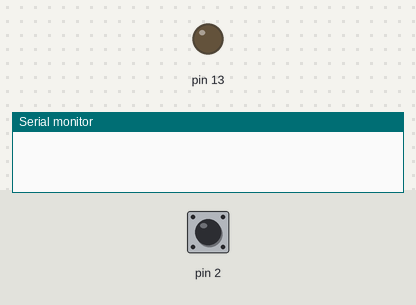
The sketch below on a simulated Arduino Uno, built with avr-gcc and run on an emulated ATmega328P. Parts: output pins drawn as LEDs (lit = HIGH), the last lines printed to the serial monitor. The inputs (shaded band) are chosen by the test bench; at power-on: pin 2 HIGH.

Above: at 1.2 s.
1.3 s: pin 2 pulled LOW for 0.15 s
At 2.4 s:
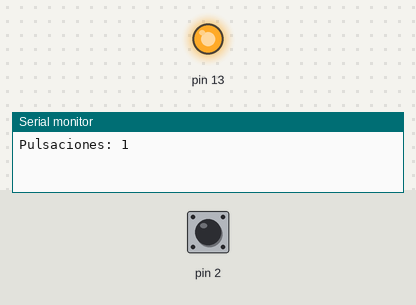
2.9 s: pin 2 pulled LOW for 1 s
At 3.6 s:
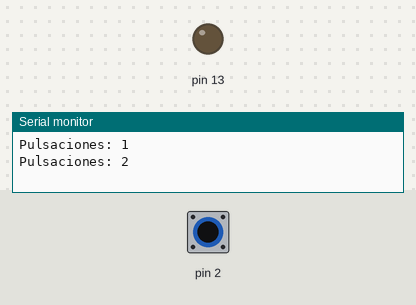
5.4 s: pin 2 pulled LOW for 3.2 s
At 6.7 s:
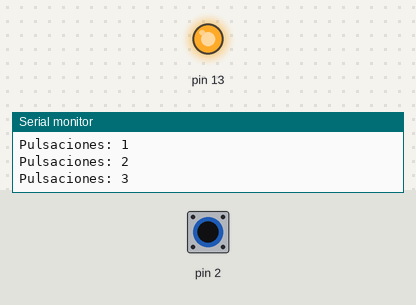
Timing chart, 0 to 8.4 s (numbered marks = the images above; inputs shaded):
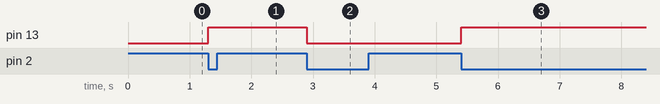

The sketch:

flanco-sin-antirrebote.ino
```cpp
// Fallo: detecta el flanco y alterna el LED, pero sin antirrebote.
int anterior = HIGH;
int pulsaciones = 0;
bool led = false;

void setup() {
  pinMode(2, INPUT_PULLUP);
  pinMode(13, OUTPUT);
  Serial.begin(9600);
}

void loop() {
  int lectura = digitalRead(2);
  if (anterior == HIGH && lectura == LOW) {
    pulsaciones++;
    led = !led;
    digitalWrite(13, led);
    Serial.print("Pulsaciones: ");
    Serial.println(pulsaciones);
  }
  anterior = lectura;
}
```

Measured:
- after the input at 1.3 s, pin 13: LOW → HIGH at once
- after the input at 2.9 s, pin 13: HIGH → LOW at once
- after the input at 5.4 s, pin 13: LOW → HIGH at once
